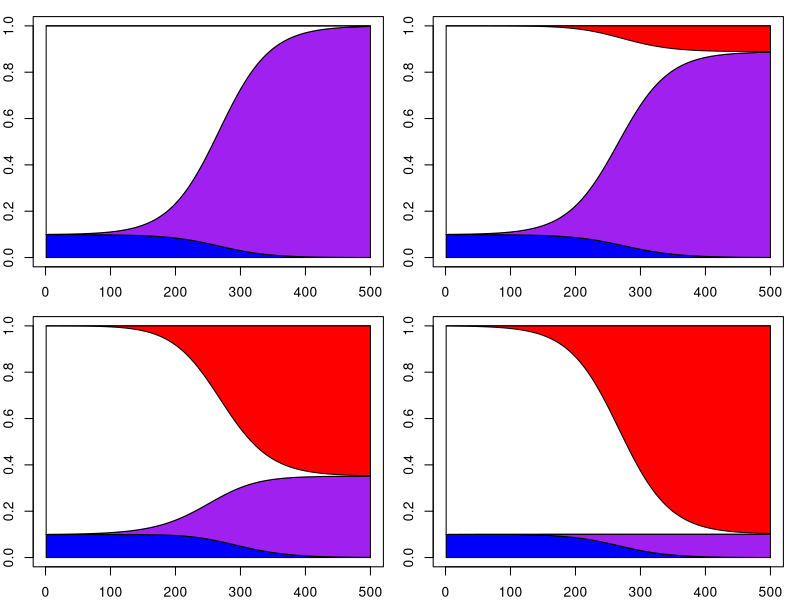
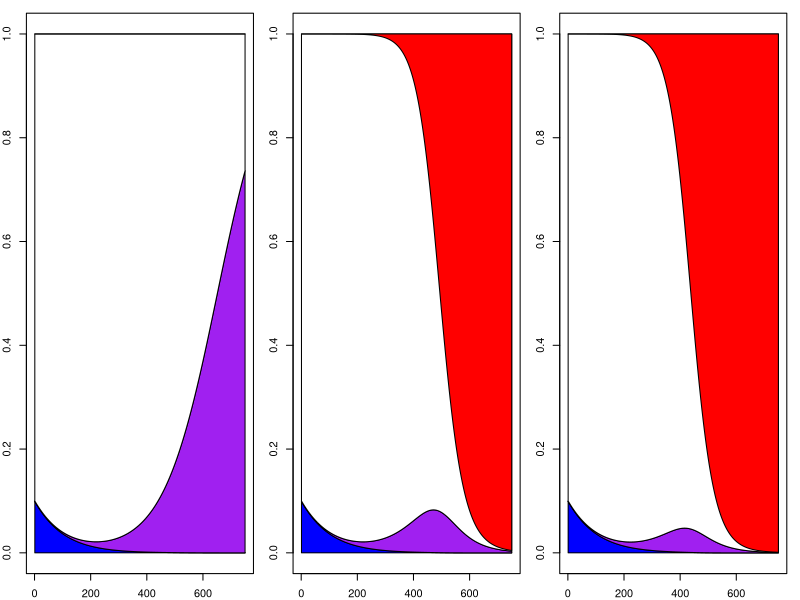
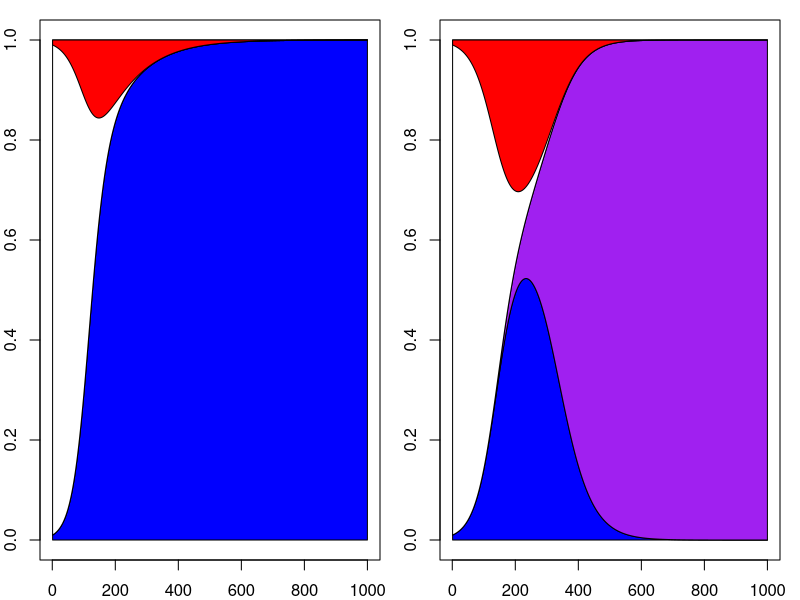
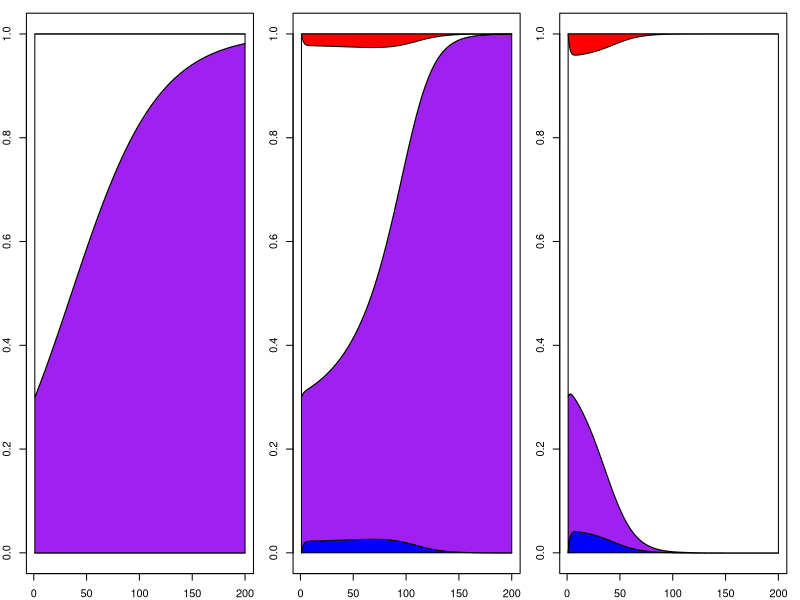
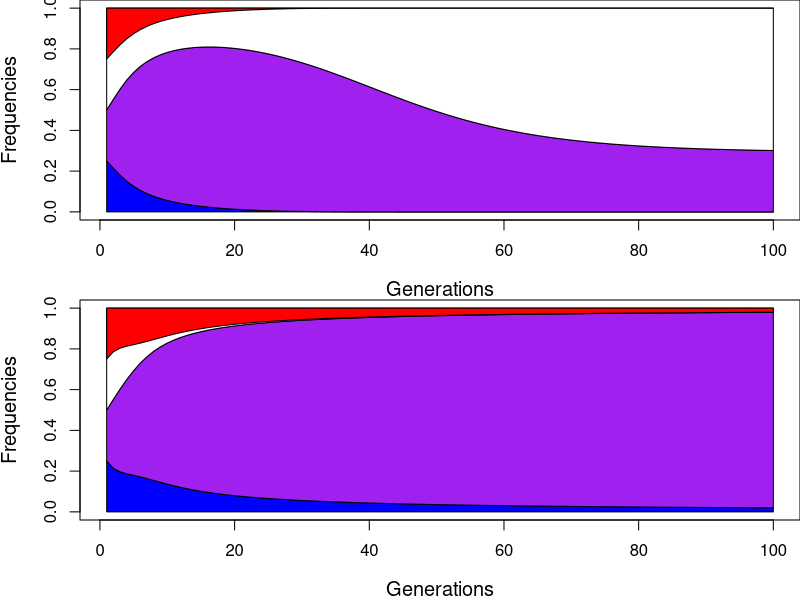

The R script that drew these images, in order:



two.loc.sims<-function(p,w.mat,r){
	stopifnot(sum(p)==1)
	p.array<-matrix(NA,nrow=n.gens,ncol=4)
	d.array<-NA
	p.array[1,]<-p
	colnames(p.array)<-names(p)
	for(gen in 2:n.gens){
		w.marg<-apply(w.mat,1,function(whap){whap*p}) 
		w.marg<-colSums(w.marg)
		D<-p["AB"] - (p["AB"]+p["Ab"])*(p["AB"]+p["aB"])
		d.array<-c(d.array,D)
		D.vec<- c(-D,+D,+D,-D)
		wbar<-sum(p*w.marg)
		p.new<- (p*w.marg + r*D.vec*w.mat["AB","ab"])/wbar
		p.array[gen,]<-p.new
		p<-p.new
	}
	return(cbind(p.array,d.array))
}

stack.freqs.plot<-function(p.out){
	stacked.freqs<-t(apply(p.out[,c("Ab","AB","ab","aB")],1,cumsum))
	plot(stacked.freqs[,"Ab"],ylim=c(0,1),type="l",xlab="Generations",ylab="Frequencies",cex.lab=1.2)
	my.x<-1:n.gens
	x.polygon<-c(my.x,rev(my.x))
	polygon(x=x.polygon,c(stacked.freqs[,"Ab"],rep(0,n.gens)),col="blue")
	polygon(x=x.polygon,c(stacked.freqs[,"AB"],rev(stacked.freqs[,"Ab"])),col="purple")
	polygon(x=x.polygon,c(stacked.freqs[,"AB"],rev(stacked.freqs[,"aB"])),col="white")
	polygon(x=x.polygon,c(stacked.freqs[,"aB"],rev(stacked.freqs[,"ab"])),col="red")
}


# stack.freqs.plot<-function(p.out,my.order=c("Ab","AB","aB","ab")){
	# cols<-c("white","blue","red","purple")
	# names(cols)<-c("ab","Ab","aB","purple")
	# stacked.freqs<-t(apply(p.out[,c("Ab","AB","ab","aB")],1,cumsum))
	# plot(stacked.freqs[,"Ab"],ylim=c(0,1),type="n",xlab="Generations",ylab="Frequencies",cex.lab=1.2)
	# my.x<-1:n.gens
	# x.polygon<-c(my.x,rev(my.x))
	# polygon(x=x.polygon,c(stacked.freqs[,my.order[1]],rep(0,n.gens)),col=cols[my.order[1]])
	# polygon(x=x.polygon,c(stacked.freqs[,my.order[2]],rev(stacked.freqs[,my.order[1]])),,col=cols[my.order[2]])
	# polygon(x=x.polygon,c(stacked.freqs[,my.order[2]],rev(stacked.freqs[,my.order[3]])),,col=cols[my.order[3]])
	# polygon(x=x.polygon,c(stacked.freqs[,my.order[3]],rev(stacked.freqs[,my.order[4]])),,col=cols[my.order[4]])
# }


###Neutral Hitchhiking
n.gens<-500
p<-  c(0.001,0.099,0,0.9); names(p)<-c("AB","Ab","aB","ab")
#p<-  c(0.4,.1,.1,0.4); names(p)<-c("AB","Ab","aB","ab")
#w.add<-c(1,1,1,1);names(w.add)<-names(p)

w.add<-c(1,0.95,1,0.95);names(w.add)<-names(p)
w.mat<-outer(w.add,w.add,FUN="+")

layout(matrix(1:4,nrow=2,byrow=TRUE))
par(mar=c(2,2,1,1))
p.out<-two.loc.sims(p,w.mat,r=0.000)
stack.freqs.plot(p.out)
#plot(p.out[,"AB"]+p.out[,"Ab"],type="l",ylim=c(0,1))
#lines(p.out[,"AB"]+p.out[,"aB"],col="red")

p.out<-two.loc.sims(p,w.mat,r=0.0005)
stack.freqs.plot(p.out)
#plot(p.out[,"AB"]+p.out[,"Ab"],type="l",ylim=c(0,1))#lines(p.out[,"AB"]+p.out[,"aB"],col="red")

p.out<-two.loc.sims(p,w.mat,r=0.005)
stack.freqs.plot(p.out)
#plot(p.out[,"AB"]+p.out[,"Ab"],type="l",ylim=c(0,1)); lines(p.out[,"AB"]+p.out[,"aB"],col="red")

p.out<-two.loc.sims(p,w.mat,r=0.05)
stack.freqs.plot(p.out)
#plot(p.out[,"AB"]+p.out[,"Ab"],type="l",ylim=c(0,1));lines(p.out[,"AB"]+p.out[,"aB"],col="red")


###Deleterious allele Hitchhiking
n.gens<-750
p<-  c(0.001,0.099,0,0.9); names(p)<-c("AB","Ab","aB","ab")
w.add<-c(0.97,0.93,1,0.95);names(w.add)<-names(p)
w.mat<-outer(w.add,w.add,FUN="+")

layout(t(1:3))
 p.out<-two.loc.sims(p,w.mat,r=0.00);stack.freqs.plot(p.out);
 p.out<-two.loc.sims(p,w.mat,r=0.00005);stack.freqs.plot(p.out);
 p.out<-two.loc.sims(p,w.mat,r=0.0002);stack.freqs.plot(p.out);

dev.copy2pdf(file="~/Dropbox/Courses/Popgen_teaching_Notes/figures/Deleterious_Hitchhiking.pdf")

##interference
layout(t(1:2))
n.gens<-1000
p<-  c(0.0,0.01,0.01,0.98); names(p)<-c("AB","Ab","aB","ab")
w.add<-c(1.14,1.08,1.06,1);names(w.add)<-names(p)
w.mat<-outer(w.add,w.add,FUN="+")
p.out<-two.loc.sims(p,w.mat,r=0.00)
stack.freqs.plot(p.out)


p<-  c(0.0,0.01,0.01,0.98); names(p)<-c("AB","Ab","aB","ab")
w.add<-c(1.1,1.06,1.055,1);names(w.add)<-names(p)
w.mat<-outer(w.add,w.add,FUN="+")
p.out<-two.loc.sims(p,w.mat,r=0.001)
stack.freqs.plot(p.out)
dev.copy2pdf(file="~/Dropbox/Courses/Popgen_teaching_Notes/figures/Interference.pdf")

###synergistic alleles & recom
n.gens<-200
layout(t(1:3))
p<-  c(0.3,0.0,0.0,0.7); names(p)<-c("AB","Ab","aB","ab")
w.add<-c(1.05,0.1,0.1,1.0);names(w.add)<-names(p);w.mat<-outer(w.add,w.add,FUN="+")
p.out<-two.loc.sims(p,w.mat,r=0.00)
stack.freqs.plot(p.out)

p<-  c(0.3,0.0,0.0,0.7); names(p)<-c("AB","Ab","aB","ab")
w.add<-c(1.05,0.1,0.1,1.0);names(w.add)<-names(p);w.mat<-outer(w.add,w.add,FUN="+")
p.out<-two.loc.sims(p,w.mat,r=0.05)
stack.freqs.plot(p.out)


p<-  c(0.3,0.0,0.0,0.7); names(p)<-c("AB","Ab","aB","ab")
w.add<-c(1.05,0.1,0.1,1.0);names(w.add)<-names(p);w.mat<-outer(w.add,w.add,FUN="+")
p.out<-two.loc.sims(p,w.mat,r=0.1)
stack.freqs.plot(p.out)

dev.copy2pdf(file="~/Dropbox/Courses/Popgen_teaching_Notes/figures/synergistic_alleles_recom.pdf")


my.fit.mat<-function(p){
p_ab_ab<-outer(p,p)["ab","ab"]

w_ab_ab<-dbeta(x=p_ab_ab,1,2)
w_A_B<-dbeta(x=1-p_ab_ab,1,2)

w.mat<-matrix(data=1,nrow=4,ncol=4,dimnames=list(names(p),names(p)))

w.mat[grepl("A",rownames(w.mat)), grepl("B",colnames(w.mat)) ] <- w_A_B
w.mat[grepl("B",rownames(w.mat)), grepl("A",colnames(w.mat)) ] <- w_A_B

w.mat["ab","ab"]<-w_ab_ab
w.mat
}




p<-  c(0.001,0.099,0,0.9); names(p)<-c("AB","Ab","aB","ab")
w.add<-c(0.97,0.93,1,0.95);names(w.add)<-names(p)
w.mat<-outer(w.add,w.add,FUN="+")


my.fit.mat<-function(p){
p_ab_ab<-outer(p,p)["ab","ab"]

w_ab_ab<-dbeta(x=p_ab_ab,1,1.1)+0.3
w_A_B<-dbeta(x=1-p_ab_ab,1,1.1)+0.3

w.mat<-matrix(data=0.3,nrow=4,ncol=4,dimnames=list(names(p),names(p)))

w.mat["AB",]<-w_A_B
w.mat[,"AB"]<-w_A_B
w.mat[grepl("A",rownames(w.mat)), grepl("B",colnames(w.mat)) ] <- w_A_B
w.mat[grepl("B",rownames(w.mat)), grepl("A",colnames(w.mat)) ] <- w_A_B

w.mat["ab","ab"]<-w_ab_ab
w.mat
}



two.supergene.sims<-function(p,r){
	stopifnot(sum(p)==1)
	p.array<-matrix(NA,nrow=n.gens,ncol=4)
	d.array<-NA
	p.array[1,]<-p
	colnames(p.array)<-names(p)
	for(gen in 2:n.gens){
		w.mat<-my.fit.mat(p)
		w.marg<-apply(w.mat,1,function(whap){whap*p}) 
		w.marg<-colSums(w.marg)
		D<-p["AB"] - (p["AB"]+p["Ab"])*(p["AB"]+p["aB"])
		d.array<-c(d.array,D)
		D.vec<- c(-D,+D,+D,-D)
		wbar<-sum(p*w.marg)
		p.new<- (p*w.marg + r*D.vec*w.mat["AB","ab"])/wbar
		p.array[gen,]<-p.new
		p<-p.new
	}
	return(cbind(p.array,d.array))
} 

n.gens<-100
layout((1:2))
par(mar=c(4,4,0,0))
p<-  c(0.25,0.25,0.25,0.25); names(p)<-c("AB","Ab","aB","ab")
p.out<-two.supergene.sims(p,r=0.00); stack.freqs.plot(p.out); sum(p.out[90,1:3])
p<-  c(0.25,0.25,0.25,0.25); names(p)<-c("AB","Ab","aB","ab")
p.out<-two.supergene.sims(p,r=0.4); stack.freqs.plot(p.out); sum(p.out[90,1:3])

dev.copy2pdf(file="~/Dropbox/Courses/Popgen_teaching_Notes/figures/supergene_recom.pdf")
